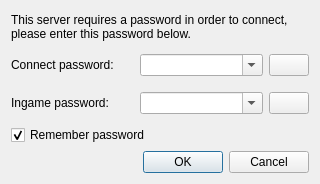
<?xml version="1.0" encoding="UTF-8"?>
<ui version="4.0">
 <class>PasswordDlg</class>
 <widget class="QDialog" name="PasswordDlg">
  <property name="geometry">
   <rect>
    <x>0</x>
    <y>0</y>
    <width>320</width>
    <height>184</height>
   </rect>
  </property>
  <property name="sizePolicy">
   <sizepolicy hsizetype="Maximum" vsizetype="Preferred">
    <horstretch>0</horstretch>
    <verstretch>0</verstretch>
   </sizepolicy>
  </property>
  <property name="minimumSize">
   <size>
    <width>320</width>
    <height>0</height>
   </size>
  </property>
  <property name="maximumSize">
   <size>
    <width>370</width>
    <height>220</height>
   </size>
  </property>
  <property name="windowTitle">
   <string>Connection Password</string>
  </property>
  <layout class="QVBoxLayout" name="verticalLayout">
   <item>
    <widget class="QLabel" name="label">
     <property name="text">
      <string>This server requires a password in order to connect, please enter this password below.</string>
     </property>
     <property name="wordWrap">
      <bool>true</bool>
     </property>
    </widget>
   </item>
   <item>
    <widget class="QWidget" name="connectPasswordWidget" native="true">
     <layout class="QHBoxLayout" name="horizontalLayout">
      <property name="leftMargin">
       <number>0</number>
      </property>
      <property name="topMargin">
       <number>0</number>
      </property>
      <property name="rightMargin">
       <number>0</number>
      </property>
      <property name="bottomMargin">
       <number>0</number>
      </property>
      <item>
       <widget class="QLabel" name="label_2">
        <property name="text">
         <string>Connect password:</string>
        </property>
       </widget>
      </item>
      <item>
       <widget class="QComboBox" name="cboConnectPassword">
        <property name="editable">
         <bool>true</bool>
        </property>
        <property name="insertPolicy">
         <enum>QComboBox::InsertAlphabetically</enum>
        </property>
       </widget>
      </item>
      <item>
       <widget class="QPushButton" name="btnDelMemorizedConnectPassword">
        <property name="sizePolicy">
         <sizepolicy hsizetype="Maximum" vsizetype="Fixed">
          <horstretch>0</horstretch>
          <verstretch>0</verstretch>
         </sizepolicy>
        </property>
        <property name="icon">
         <iconset resource="../../../media/resources.qrc">
          <normaloff>:/icons/x.png</normaloff>:/icons/x.png</iconset>
        </property>
       </widget>
      </item>
     </layout>
    </widget>
   </item>
   <item>
    <widget class="QWidget" name="ingamePasswordWidget" native="true">
     <layout class="QHBoxLayout" name="horizontalLayout_2">
      <property name="leftMargin">
       <number>0</number>
      </property>
      <property name="topMargin">
       <number>0</number>
      </property>
      <property name="rightMargin">
       <number>0</number>
      </property>
      <property name="bottomMargin">
       <number>0</number>
      </property>
      <item>
       <widget class="QLabel" name="label_3">
        <property name="text">
         <string>Ingame password:</string>
        </property>
       </widget>
      </item>
      <item>
       <widget class="QComboBox" name="cboIngamePassword">
        <property name="editable">
         <bool>true</bool>
        </property>
        <property name="insertPolicy">
         <enum>QComboBox::InsertAlphabetically</enum>
        </property>
       </widget>
      </item>
      <item>
       <widget class="QPushButton" name="btnDelMemorizedIngamePassword">
        <property name="sizePolicy">
         <sizepolicy hsizetype="Maximum" vsizetype="Fixed">
          <horstretch>0</horstretch>
          <verstretch>0</verstretch>
         </sizepolicy>
        </property>
        <property name="icon">
         <iconset resource="../../../media/resources.qrc">
          <normaloff>:/icons/x.png</normaloff>:/icons/x.png</iconset>
        </property>
       </widget>
      </item>
     </layout>
    </widget>
   </item>
   <item>
    <widget class="QCheckBox" name="remember">
     <property name="text">
      <string>Remember password</string>
     </property>
     <property name="checked">
      <bool>true</bool>
     </property>
    </widget>
   </item>
   <item>
    <widget class="QDialogButtonBox" name="buttonBox">
     <property name="standardButtons">
      <set>QDialogButtonBox::Cancel|QDialogButtonBox::Ok</set>
     </property>
    </widget>
   </item>
  </layout>
 </widget>
 <tabstops>
  <tabstop>cboConnectPassword</tabstop>
  <tabstop>cboIngamePassword</tabstop>
  <tabstop>remember</tabstop>
  <tabstop>buttonBox</tabstop>
  <tabstop>btnDelMemorizedConnectPassword</tabstop>
  <tabstop>btnDelMemorizedIngamePassword</tabstop>
 </tabstops>
 <resources>
  <include location="../../../media/resources.qrc"/>
 </resources>
 <connections>
  <connection>
   <sender>buttonBox</sender>
   <signal>accepted()</signal>
   <receiver>PasswordDlg</receiver>
   <slot>accept()</slot>
   <hints>
    <hint type="sourcelabel">
     <x>159</x>
     <y>199</y>
    </hint>
    <hint type="destinationlabel">
     <x>159</x>
     <y>109</y>
    </hint>
   </hints>
  </connection>
  <connection>
   <sender>buttonBox</sender>
   <signal>rejected()</signal>
   <receiver>PasswordDlg</receiver>
   <slot>reject()</slot>
   <hints>
    <hint type="sourcelabel">
     <x>159</x>
     <y>199</y>
    </hint>
    <hint type="destinationlabel">
     <x>159</x>
     <y>109</y>
    </hint>
   </hints>
  </connection>
  <connection>
   <sender>btnDelMemorizedConnectPassword</sender>
   <signal>clicked()</signal>
   <receiver>PasswordDlg</receiver>
   <slot>removeCurrentConnectPassword()</slot>
   <hints>
    <hint type="sourcelabel">
     <x>296</x>
     <y>57</y>
    </hint>
    <hint type="destinationlabel">
     <x>159</x>
     <y>84</y>
    </hint>
   </hints>
  </connection>
  <connection>
   <sender>btnDelMemorizedIngamePassword</sender>
   <signal>clicked()</signal>
   <receiver>PasswordDlg</receiver>
   <slot>removeCurrentIngamePassword()</slot>
   <hints>
    <hint type="sourcelabel">
     <x>296</x>
     <y>92</y>
    </hint>
    <hint type="destinationlabel">
     <x>159</x>
     <y>84</y>
    </hint>
   </hints>
  </connection>
 </connections>
 <slots>
  <slot>removeCurrentConnectPassword()</slot>
  <slot>removeCurrentIngamePassword()</slot>
 </slots>
</ui>
